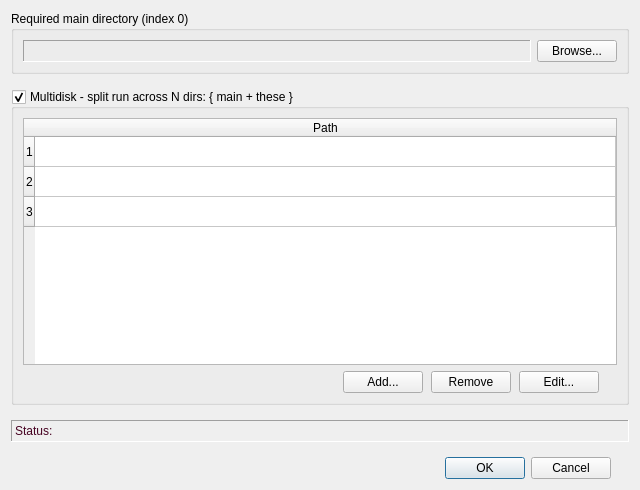
<?xml version="1.0" encoding="UTF-8"?>
<ui version="4.0">
 <class>DataDirDialog</class>
 <widget class="QDialog" name="DataDirDialog">
  <property name="windowModality">
   <enum>Qt::ApplicationModal</enum>
  </property>
  <property name="geometry">
   <rect>
    <x>0</x>
    <y>0</y>
    <width>640</width>
    <height>490</height>
   </rect>
  </property>
  <property name="minimumSize">
   <size>
    <width>640</width>
    <height>490</height>
   </size>
  </property>
  <property name="windowTitle">
   <string>Data Directory</string>
  </property>
  <property name="modal">
   <bool>true</bool>
  </property>
  <layout class="QGridLayout" name="gridLayout">
   <property name="verticalSpacing">
    <number>15</number>
   </property>
   <item row="0" column="0">
    <widget class="QGroupBox" name="mainGB">
     <property name="title">
      <string>Required main directory (index 0)</string>
     </property>
     <layout class="QHBoxLayout" name="horizontalLayout_3">
      <item>
       <widget class="QLabel" name="mainLbl">
        <property name="enabled">
         <bool>true</bool>
        </property>
        <property name="sizePolicy">
         <sizepolicy hsizetype="Expanding" vsizetype="Preferred">
          <horstretch>1</horstretch>
          <verstretch>0</verstretch>
         </sizepolicy>
        </property>
        <property name="minimumSize">
         <size>
          <width>0</width>
          <height>22</height>
         </size>
        </property>
        <property name="palette">
         <palette>
          <active>
           <colorrole role="WindowText">
            <brush brushstyle="SolidPattern">
             <color alpha="255">
              <red>71</red>
              <green>3</green>
              <blue>34</blue>
             </color>
            </brush>
           </colorrole>
          </active>
          <inactive>
           <colorrole role="WindowText">
            <brush brushstyle="SolidPattern">
             <color alpha="255">
              <red>71</red>
              <green>3</green>
              <blue>34</blue>
             </color>
            </brush>
           </colorrole>
          </inactive>
          <disabled>
           <colorrole role="WindowText">
            <brush brushstyle="SolidPattern">
             <color alpha="255">
              <red>106</red>
              <green>104</green>
              <blue>100</blue>
             </color>
            </brush>
           </colorrole>
          </disabled>
         </palette>
        </property>
        <property name="frameShape">
         <enum>QFrame::Panel</enum>
        </property>
        <property name="frameShadow">
         <enum>QFrame::Sunken</enum>
        </property>
        <property name="lineWidth">
         <number>1</number>
        </property>
        <property name="text">
         <string/>
        </property>
       </widget>
      </item>
      <item>
       <widget class="QPushButton" name="mainBut">
        <property name="sizePolicy">
         <sizepolicy hsizetype="Preferred" vsizetype="Preferred">
          <horstretch>0</horstretch>
          <verstretch>0</verstretch>
         </sizepolicy>
        </property>
        <property name="text">
         <string>Browse...</string>
        </property>
       </widget>
      </item>
     </layout>
    </widget>
   </item>
   <item row="1" column="0">
    <widget class="QGroupBox" name="mdGB">
     <property name="title">
      <string>Multidisk - split run across N dirs: { main + these }</string>
     </property>
     <property name="checkable">
      <bool>true</bool>
     </property>
     <property name="checked">
      <bool>true</bool>
     </property>
     <layout class="QGridLayout" name="gridLayout_2">
      <item row="0" column="0">
       <widget class="QTableWidget" name="tableWidget">
        <property name="enabled">
         <bool>true</bool>
        </property>
        <property name="sizePolicy">
         <sizepolicy hsizetype="MinimumExpanding" vsizetype="Expanding">
          <horstretch>0</horstretch>
          <verstretch>0</verstretch>
         </sizepolicy>
        </property>
        <property name="minimumSize">
         <size>
          <width>221</width>
          <height>0</height>
         </size>
        </property>
        <property name="horizontalScrollBarPolicy">
         <enum>Qt::ScrollBarAlwaysOff</enum>
        </property>
        <property name="selectionMode">
         <enum>QAbstractItemView::SingleSelection</enum>
        </property>
        <property name="selectionBehavior">
         <enum>QAbstractItemView::SelectRows</enum>
        </property>
        <property name="rowCount">
         <number>3</number>
        </property>
        <attribute name="horizontalHeaderDefaultSectionSize">
         <number>75</number>
        </attribute>
        <attribute name="horizontalHeaderStretchLastSection">
         <bool>true</bool>
        </attribute>
        <row>
         <property name="text">
          <string>1</string>
         </property>
        </row>
        <row>
         <property name="text">
          <string>2</string>
         </property>
        </row>
        <row/>
        <column>
         <property name="text">
          <string>Path</string>
         </property>
        </column>
       </widget>
      </item>
      <item row="1" column="0">
       <layout class="QHBoxLayout" name="horizontalLayout">
        <property name="spacing">
         <number>8</number>
        </property>
        <property name="leftMargin">
         <number>18</number>
        </property>
        <property name="rightMargin">
         <number>18</number>
        </property>
        <item>
         <spacer name="horizontalSpacer_3">
          <property name="orientation">
           <enum>Qt::Horizontal</enum>
          </property>
          <property name="sizeType">
           <enum>QSizePolicy::Expanding</enum>
          </property>
          <property name="sizeHint" stdset="0">
           <size>
            <width>40</width>
            <height>20</height>
           </size>
          </property>
         </spacer>
        </item>
        <item>
         <widget class="QPushButton" name="addBut">
          <property name="sizePolicy">
           <sizepolicy hsizetype="Preferred" vsizetype="Preferred">
            <horstretch>0</horstretch>
            <verstretch>0</verstretch>
           </sizepolicy>
          </property>
          <property name="text">
           <string>Add...</string>
          </property>
         </widget>
        </item>
        <item>
         <widget class="QPushButton" name="rmvBut">
          <property name="sizePolicy">
           <sizepolicy hsizetype="Preferred" vsizetype="Preferred">
            <horstretch>0</horstretch>
            <verstretch>0</verstretch>
           </sizepolicy>
          </property>
          <property name="text">
           <string>Remove</string>
          </property>
         </widget>
        </item>
        <item>
         <widget class="QPushButton" name="editBut">
          <property name="sizePolicy">
           <sizepolicy hsizetype="Preferred" vsizetype="Preferred">
            <horstretch>0</horstretch>
            <verstretch>0</verstretch>
           </sizepolicy>
          </property>
          <property name="text">
           <string>Edit...</string>
          </property>
         </widget>
        </item>
       </layout>
      </item>
     </layout>
    </widget>
   </item>
   <item row="2" column="0">
    <widget class="QLabel" name="statusLbl">
     <property name="enabled">
      <bool>true</bool>
     </property>
     <property name="sizePolicy">
      <sizepolicy hsizetype="Expanding" vsizetype="Preferred">
       <horstretch>0</horstretch>
       <verstretch>0</verstretch>
      </sizepolicy>
     </property>
     <property name="minimumSize">
      <size>
       <width>0</width>
       <height>22</height>
      </size>
     </property>
     <property name="palette">
      <palette>
       <active>
        <colorrole role="WindowText">
         <brush brushstyle="SolidPattern">
          <color alpha="255">
           <red>71</red>
           <green>3</green>
           <blue>34</blue>
          </color>
         </brush>
        </colorrole>
       </active>
       <inactive>
        <colorrole role="WindowText">
         <brush brushstyle="SolidPattern">
          <color alpha="255">
           <red>71</red>
           <green>3</green>
           <blue>34</blue>
          </color>
         </brush>
        </colorrole>
       </inactive>
       <disabled>
        <colorrole role="WindowText">
         <brush brushstyle="SolidPattern">
          <color alpha="255">
           <red>106</red>
           <green>104</green>
           <blue>100</blue>
          </color>
         </brush>
        </colorrole>
       </disabled>
      </palette>
     </property>
     <property name="frameShape">
      <enum>QFrame::Panel</enum>
     </property>
     <property name="frameShadow">
      <enum>QFrame::Sunken</enum>
     </property>
     <property name="lineWidth">
      <number>1</number>
     </property>
     <property name="text">
      <string>Status:</string>
     </property>
    </widget>
   </item>
   <item row="3" column="0">
    <layout class="QHBoxLayout" name="horizontalLayout_2">
     <property name="spacing">
      <number>8</number>
     </property>
     <property name="leftMargin">
      <number>18</number>
     </property>
     <property name="rightMargin">
      <number>18</number>
     </property>
     <item>
      <spacer name="horizontalSpacer_2">
       <property name="orientation">
        <enum>Qt::Horizontal</enum>
       </property>
       <property name="sizeType">
        <enum>QSizePolicy::Expanding</enum>
       </property>
       <property name="sizeHint" stdset="0">
        <size>
         <width>40</width>
         <height>20</height>
        </size>
       </property>
      </spacer>
     </item>
     <item>
      <widget class="QDialogButtonBox" name="buttonBox">
       <property name="sizePolicy">
        <sizepolicy hsizetype="Preferred" vsizetype="Preferred">
         <horstretch>0</horstretch>
         <verstretch>0</verstretch>
        </sizepolicy>
       </property>
       <property name="focusPolicy">
        <enum>Qt::StrongFocus</enum>
       </property>
       <property name="orientation">
        <enum>Qt::Horizontal</enum>
       </property>
       <property name="standardButtons">
        <set>QDialogButtonBox::Cancel|QDialogButtonBox::Ok</set>
       </property>
      </widget>
     </item>
    </layout>
   </item>
  </layout>
 </widget>
 <tabstops>
  <tabstop>buttonBox</tabstop>
  <tabstop>mainBut</tabstop>
  <tabstop>mdGB</tabstop>
  <tabstop>tableWidget</tabstop>
  <tabstop>addBut</tabstop>
  <tabstop>rmvBut</tabstop>
  <tabstop>editBut</tabstop>
 </tabstops>
 <resources/>
 <connections/>
</ui>
